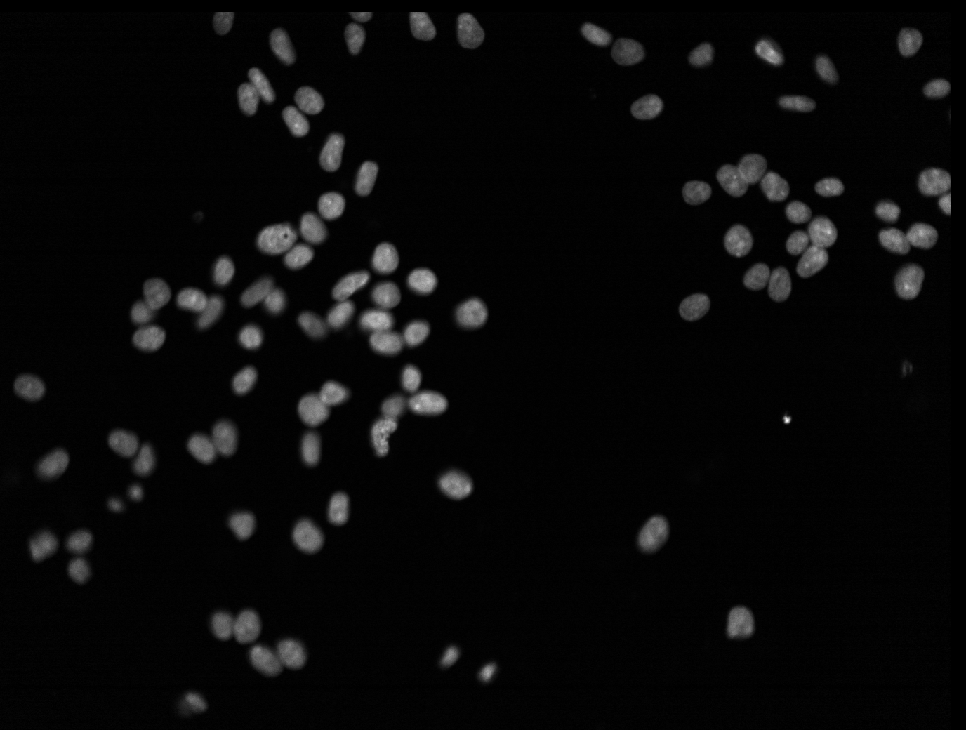
%> input picture CellImages/C03_Fld1wv_YFP_c01_t0001_z0001.tif, 966 x 730 px, shrunk from 1376 x 1040 before the run; its folder holds only this picture in this run
$ octave CellSegmentation.m   (GNU Octave 9; MATLAB toolbox functions it lacks are replaced by stand-ins)
%> lines starting %> are read from the running program, lines starting %| are printed output that depends on the picture; in (x1, y1, x2, y2) boxes, pixels count from 0 and x2, y2 are one past the last pixel; in counts of white or black regions, pixels touching at a corner belong together; the program's own positions count from 1
%%
clc;	% Clear command window.
clear;	% Delete all variables.
close all;	% Close all figure windows except those created by imtool.
% imtool close all;	% Close all figure windows created by imtool.
workspace;	% Make sure the workspace panel is showing.
%%
srcFiles = dir('C:\Users\Sean Lane\Desktop\CellImages\*.tif');

for j = 1: length(srcFiles)
    filename = strcat('C:\Users\Sean Lane\Desktop\CellImages\',srcFiles(j).name);
     info = imfinfo(filename);
     disp(info)

    I = uint8(imread(filename));
%> I: size 730x966 uint8; min 0, max 255, mean 14.9
     se = strel('disk',9);
    J = imsubtract(imadd(I,imtophat(I,se)),imbothat(I,se));
    % ... Do something with image A ...

%%


Equal = histeq(I,256);

%Contrast = imadjust(Equal);
%figure,imshow(Contrast);

    %Imed = medfilt2(I,[5 5], 'zeros');
    %figure,imshow(Imed);
%}

hy = fspecial('sobel');
hx = hy';
Iy = imfilter(double(J), hy, 'replicate');
Ix = imfilter(double(J), hx, 'replicate');
gradmag = sqrt(Ix.^2 + Iy.^2);
%figure ,imshow(gradmag,[]), title('Gradient magnitude (gradmag)')
L = watershed(gradmag);
Lrgb = label2rgb(L);
%figure, imshow(Lrgb), title('Watershed transform of gradient magnitude (Lrgb)')
se = strel('disk', 10);
Io = imopen(J, se);
%figure
%imshow(Io), title('Opening (Io)')
  Ie = imerode(J, se);
Iobr = imreconstruct(Ie,J);
%figure
%imshow(Iobr), title('Opening-by-reconstruction (Iobr)')
Ioc = imclose(Io, se);
%figure
%imshow(Ioc), title('Opening-closing (Ioc)')
Iobrd = imdilate(Iobr, se);
Iobrcbr = imreconstruct(imcomplement(Iobrd), imcomplement(Iobr));
Iobrcbr = imcomplement(Iobrcbr);
%figure
%imshow(Iobrcbr), title('Opening-closing by reconstruction (Iobrcbr)')
fgm = imregionalmax(Iobrcbr);
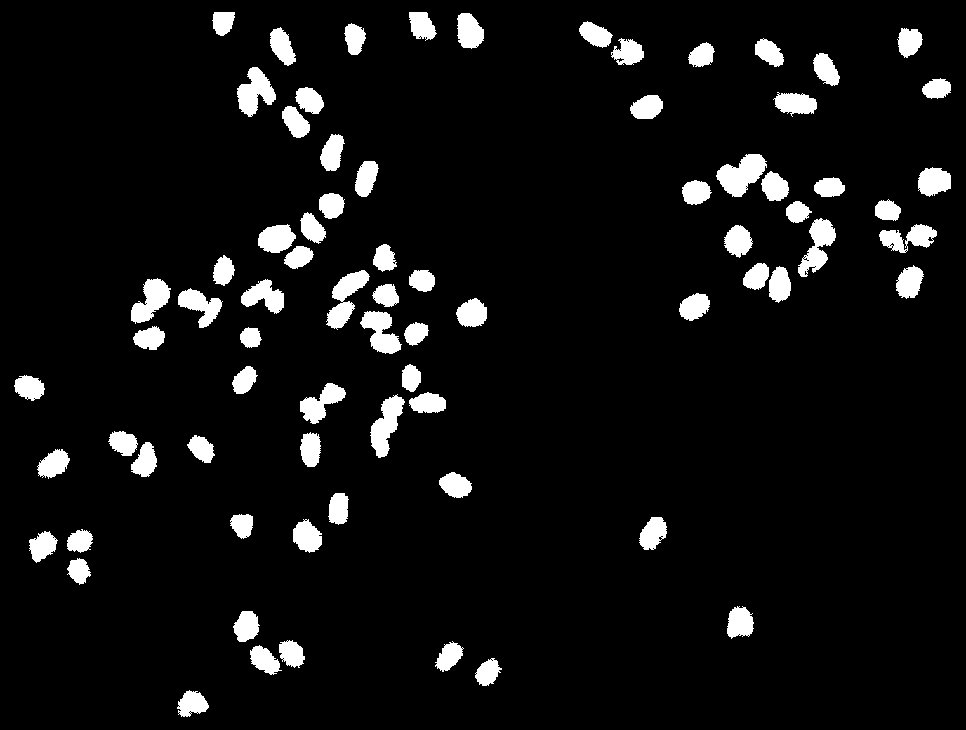
%> fgm: size 730x966 logical; 6.7% white; 76 white regions, largest, box (x1, y1, x2, y2) and area: (716, 154, 767, 197) 1279, (326, 270, 370, 330) 1159, (370, 394, 405, 458) 1130
%figure
%imshow(fgm), title('Regional maxima of opening-closing by reconstruction (fgm)')
I2 = I;
I2(fgm) = 255;
%> I2: size 730x966 uint8; min 0, max 255, mean 22.8
%figure
%imshow(I2), title('Regional maxima superimposed on original image (I2)')
se2 = strel('disk',5);
fgm2 = imclose(fgm, se2);
%> fgm2: size 730x966 logical; 7.1% white; 61 white regions, largest, box (x1, y1, x2, y2) and area: (370, 364, 446, 458) 2270, (360, 284, 429, 354) 2109, (716, 154, 789, 201) 2002
fgm3 = imerode(fgm2, se2);
%> fgm3: size 730x966 logical; 3.2% white; 67 white regions, largest, box (x1, y1, x2, y2) and area: (721, 158, 785, 197) 1135, (135, 283, 166, 346) 876, (366, 288, 400, 350) 809
fgm4 = bwareaopen(fgm3, 20);
I3 = I;
I3(fgm4) = 255;
%> I3: size 730x966 uint8; min 0, max 255, mean 18
%figure
%imshow(I3)
%title('Modified regional maxima superimposed on original image (fgm4)')
bw = imbinarize(Iobrcbr);
%> bw: size 730x966 logical; 7.8% white; 65 white regions, largest, box (x1, y1, x2, y2) and area: (369, 390, 449, 458) 2154, (358, 308, 430, 357) 2003, (296, 269, 370, 340) 1979
%figure
%imshow(bw), title('Thresholded opening-closing by reconstruction (bw)')
%D = -bwdist(~bw,'cityblock');
D=bwdist(bw);
%figure, imshow(D,[])
DL = watershed(D,8);
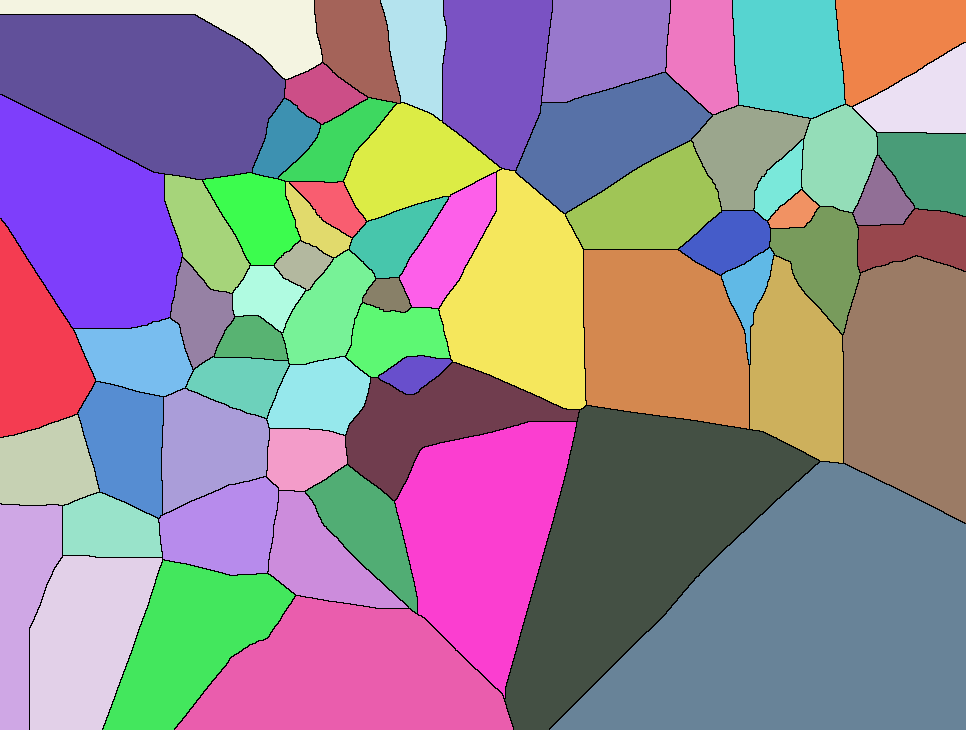
%> DL: size 730x966 uint8; 66 distinct labels, from 0 to 65; one colour per label, 0 black
bgm = DL == 0;
%> bgm: size 730x966 logical; 2% white in thin lines or dots
%figure
%imshow(bgm), title('Watershed ridge lines (bgm)')
bw2 =bw;
bw2(DL == 0) =0;
%figure,imshow(bw2);
mask = imextendedmin(D,2);
%> mask: size 730x966 logical; 9.9% white; 56 white regions, largest, box (x1, y1, x2, y2) and area: (367, 362, 451, 460) 3357, (356, 281, 432, 359) 3250, (783, 198, 840, 281) 2908
%imshowpair(bw,mask,'blend')
D2 = imimposemin(D,mask);
Ld2 = watershed(D2);
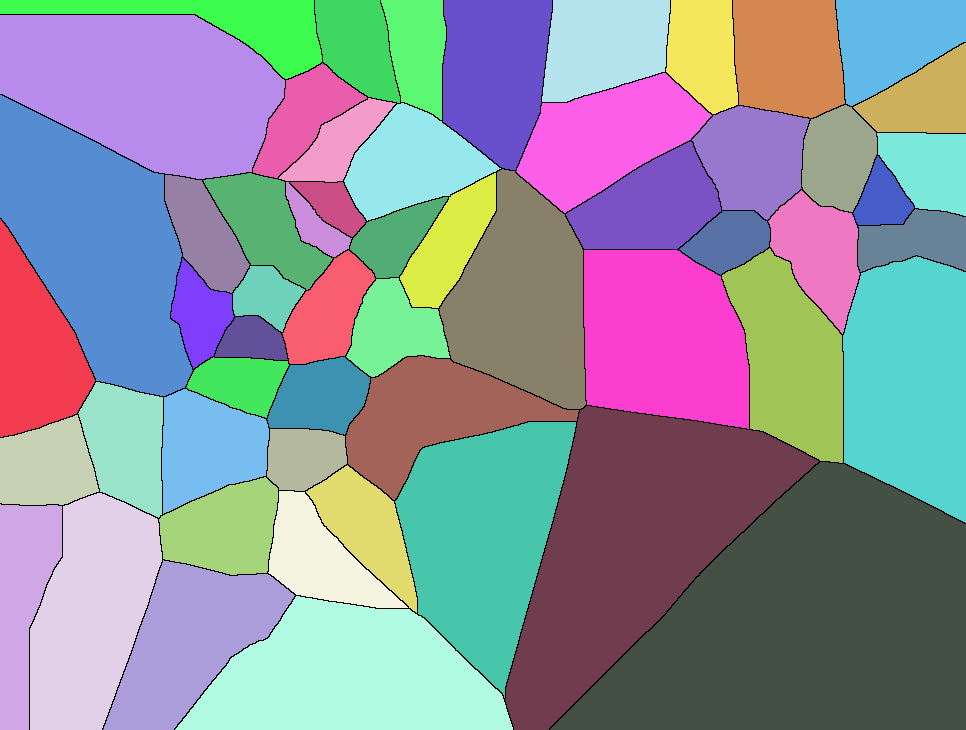
%> Ld2: size 730x966 uint8; 57 distinct labels, from 0 to 56; one colour per label, 0 black
bw3 = bw;
bw3(Ld2 == 0) = 0;
%figure ,imshow(bw3)
gradmag2 = imimposemin(gradmag, bgm | fgm4);
L = watershed(gradmag2);
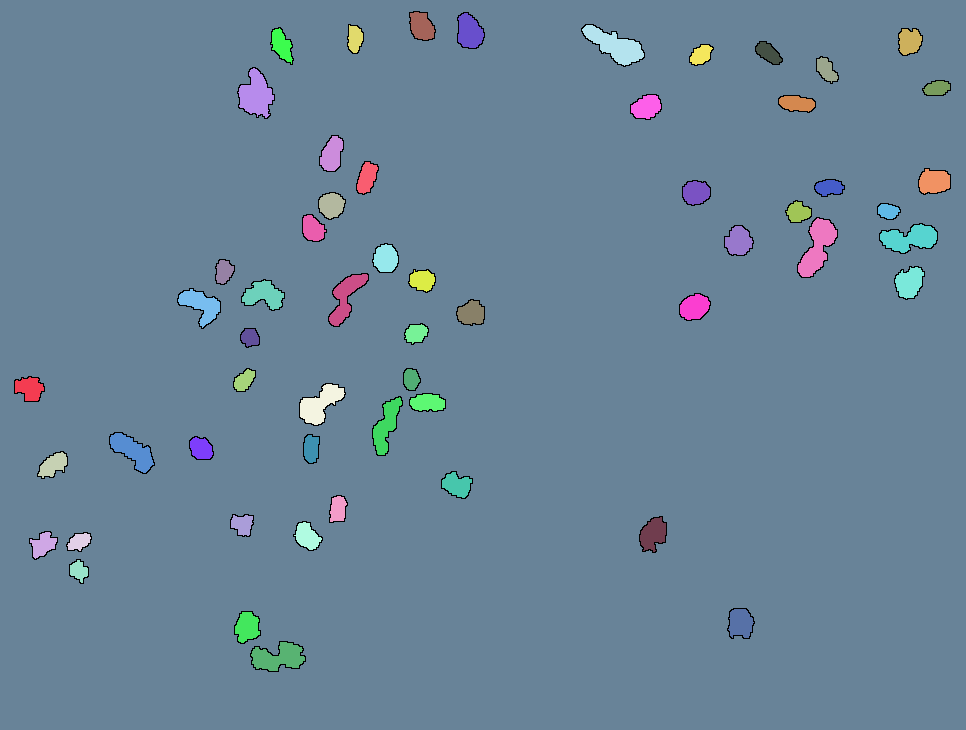
%> L: size 730x966 uint8; 59 distinct labels, from 0 to 58; one colour per label, 0 black
I4 = I;
I4(imdilate(L == 0, ones(3, 3)) | bgm | fgm4) = 255;
%> I4: size 730x966 uint8; min 0, max 255, mean 27.8
%figure
%imshow(I4)
%title('Markers and object boundaries superimposed on original image (I4)')
Lrgb = label2rgb(L, 'jet', 'w', 'shuffle');
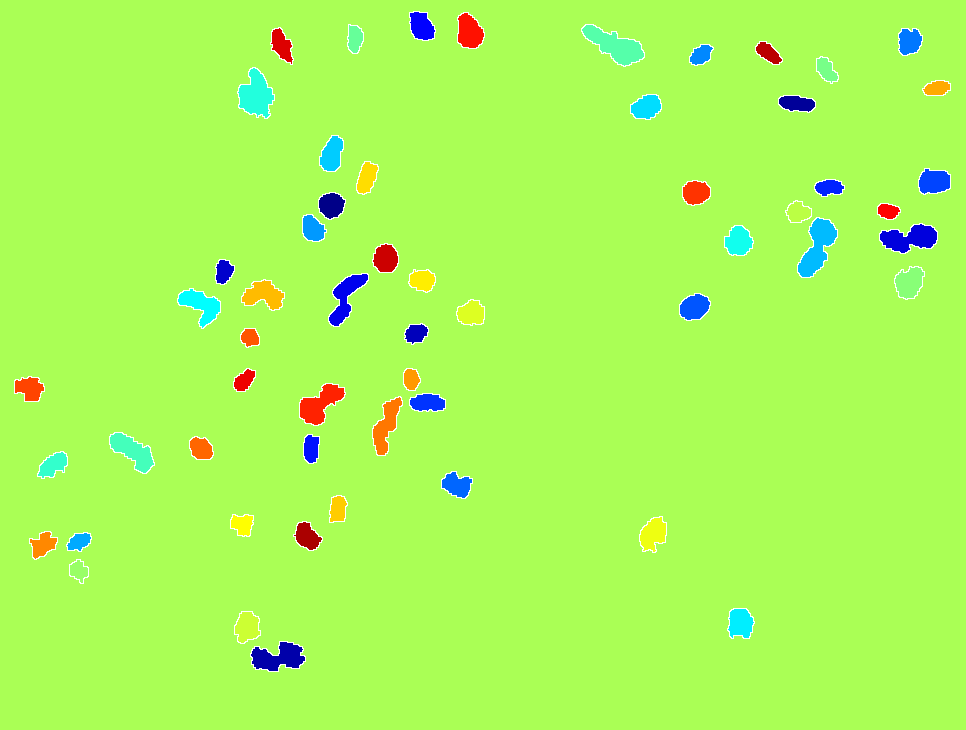
%> Lrgb: size 730x966x3 uint8; mean R, G, B 168.1, 249.8, 88.9
% [10 lines of commented-out code are left out]
 bw_perim = bwperim(L);
%> bw_perim: size 730x966 logical; 2% white in thin lines or dots
                    overlay = imoverlay(I,bw_perim,[1 .3 .3]);
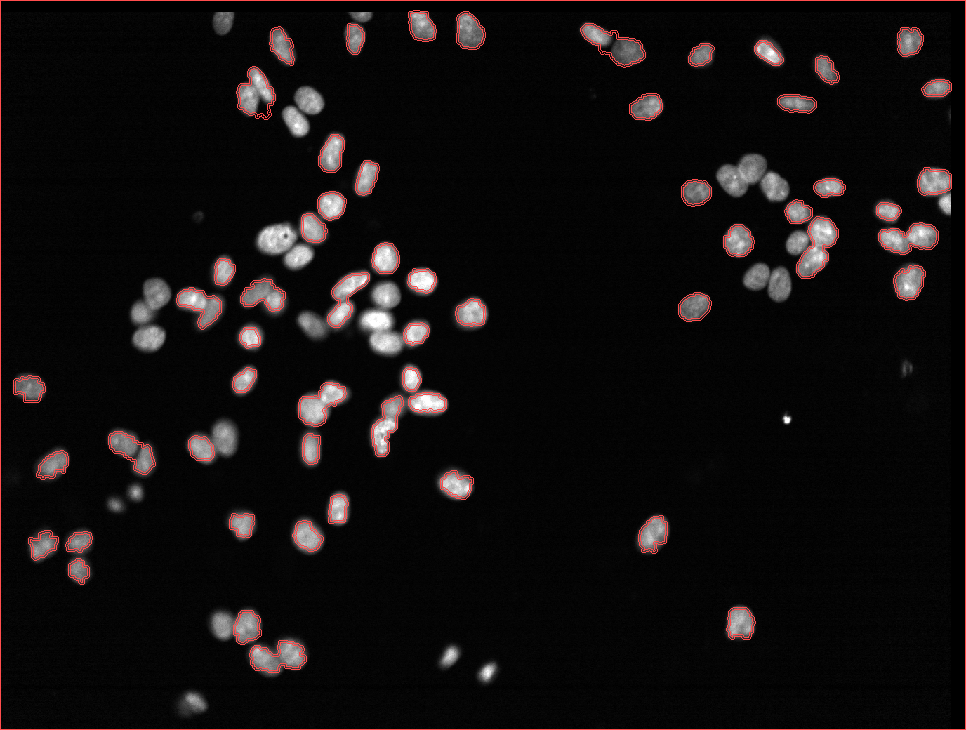
%> overlay: size 730x966x3 uint8; mean R, G, B 18.7, 15.1, 15.1
imwrite(overlay,(['\Users\Sean Lane\Desktop\Watershed overlay\',srcFiles(j).name]));
%}
end

$ run again, on CellImages/C03_Fld1wv_YFP_c01_t0007_z0001.tif
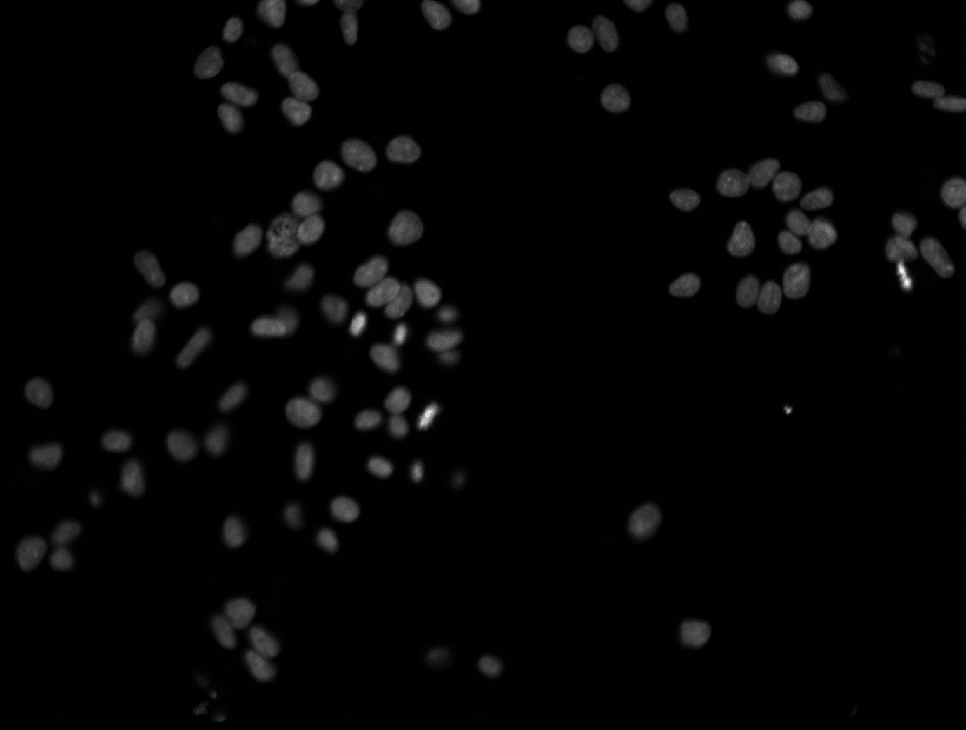
%> input picture CellImages/C03_Fld1wv_YFP_c01_t0007_z0001.tif, 966 x 730 px, shrunk from 1376 x 1040 before the run
%> fgm: size 730x966 logical; 7.1% white; 78 white regions, largest, box (x1, y1, x2, y2) and area: (885, 212, 918, 293) 1380, (717, 159, 780, 197) 1278, (244, 626, 280, 682) 1216
%> I2: size 730x966 uint8; min 0, max 255, mean 23
%> fgm2: size 730x966 logical; 7.6% white; 66 white regions, largest, box (x1, y1, x2, y2) and area: (717, 159, 837, 255) 4216, (885, 212, 955, 293) 2373, (226, 599, 280, 682) 1932
%> fgm3: size 730x966 logical; 3.5% white; 71 white regions, largest, box (x1, y1, x2, y2) and area: (721, 163, 796, 197) 1145, (890, 217, 950, 289) 1070, (370, 283, 436, 313) 902
%> I3: size 730x966 uint8; min 0, max 255, mean 17.8
%> bw: size 730x966 logical; 7.9% white; 63 white regions, largest, box (x1, y1, x2, y2) and area: (267, 190, 326, 260) 2482, (352, 254, 412, 320) 2189, (715, 157, 802, 203) 2184
%> DL: size 730x966 uint8; 64 distinct labels, from 0 to 63
%> bgm: size 730x966 logical; 2.1% white in thin lines or dots
%> mask: size 730x966 logical; 10% white; 57 white regions, largest, box (x1, y1, x2, y2) and area: (230, 188, 328, 262) 3965, (350, 252, 444, 322) 3546, (882, 208, 957, 296) 3286
%> Ld2: size 730x966 uint8; 58 distinct labels, from 0 to 57
%> `L = watershed(gradmag2);`:
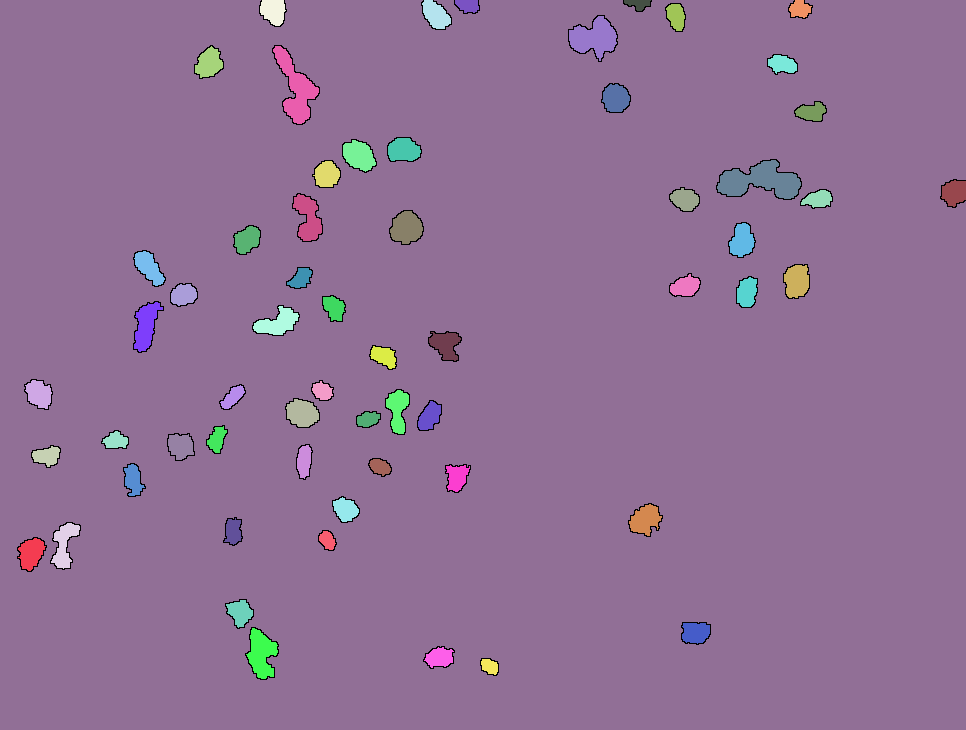
%> L: size 730x966 uint8; 62 distinct labels, from 0 to 61; one colour per label, 0 black
%> I4: size 730x966 uint8; min 0, max 255, mean 28
%> bw_perim: size 730x966 logical; 2.1% white in thin lines or dots
%> `overlay = imoverlay(I,bw_perim,[1 .3 .3]);`:
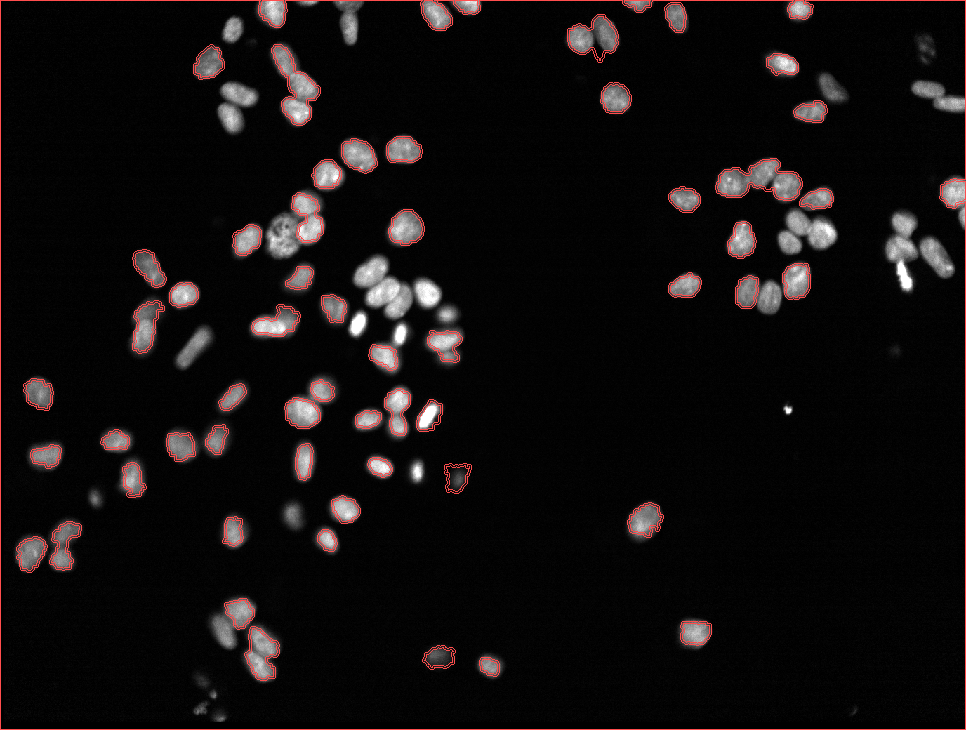
%> overlay: size 730x966x3 uint8; mean R, G, B 18.1, 14.4, 14.4
